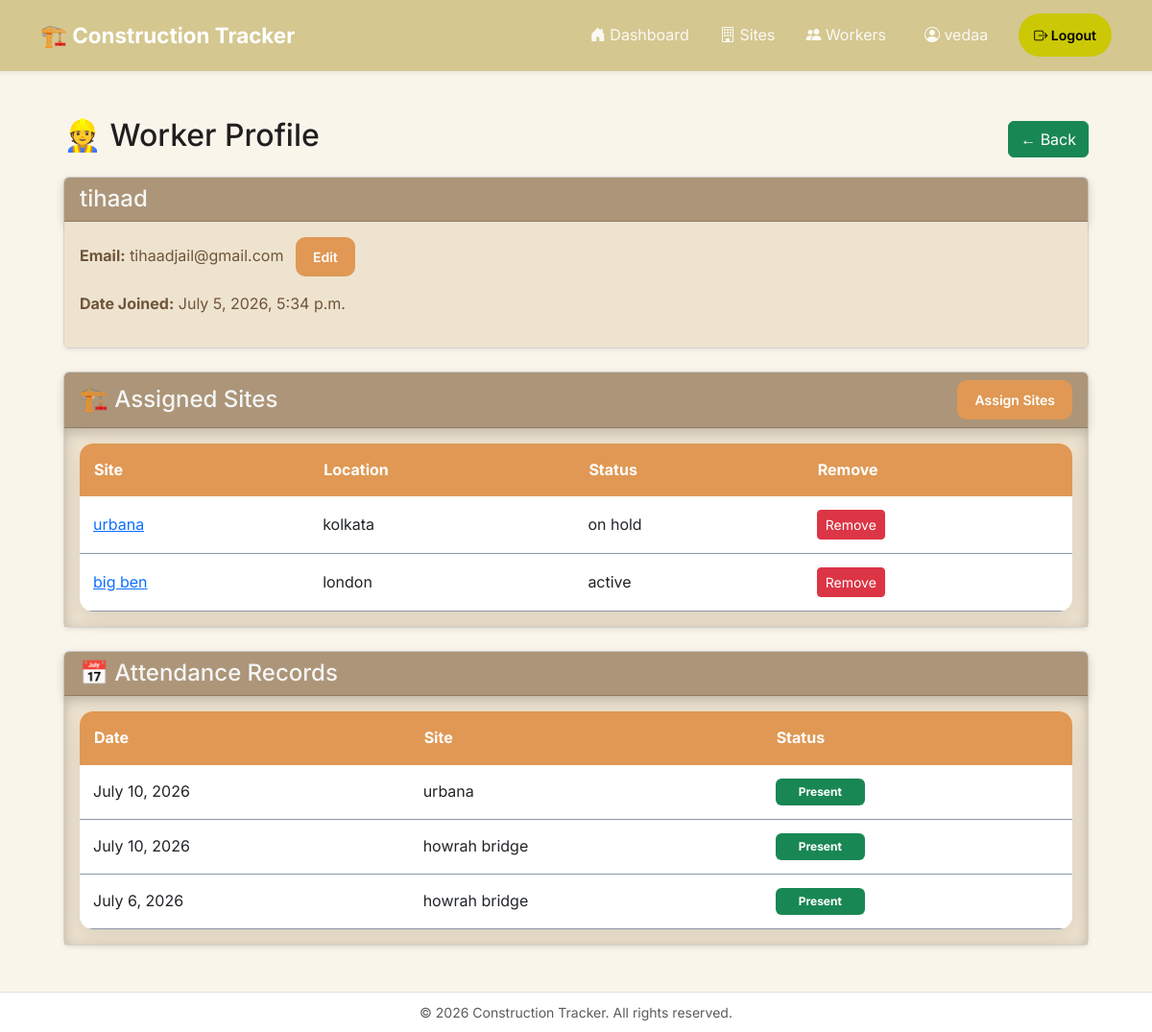
/dashboard/worker_list/3/ (signed in), run on the app's committed database.
### logs/models.py (models this page shows, shortened)
class Site(models.Model):
    STATUS_CHOICES=[
        ('active','Active'),
        ('on hold', 'On Hold'),
        ('completed', 'Completed'),
    ]
    status=models.CharField(max_length=20, choices=STATUS_CHOICES, default='active')
    name=models.CharField(max_length=200)
    location=models.CharField(max_length=200)
    start_date=models.DateField()
    company_name=models.CharField(max_length=200)
    created_by=models.ForeignKey(User, on_delete=models.CASCADE)
    created_at=models.DateTimeField(auto_now_add=True)
    workers=models.ManyToManyField(User, related_name='assigned_sites', blank=True)

class Attendance(models.Model):
    worker = models.ForeignKey(User, on_delete=models.CASCADE)
    worksite = models.ForeignKey(Site, on_delete=models.CASCADE)
    attendance_date = models.DateField()
    present_or_absent = models.BooleanField()
    marked_at = models.DateTimeField(default=timezone.now)
    class Meta:
        constraints = [
            models.UniqueConstraint(
                fields=["worker", "worksite", "attendance_date"],
                name="one_attendance_per_worker_site_day",
            )
        ]

### logs/views.py (the view)
# urls.py: path("dashboard/worker_list/<int:pk>/", views.worker_profile, name='worker_profile'),
@login_required
@manager_required
def worker_profile(request, pk):
    worker=get_object_or_404(User, pk=pk,userprofile__role='worker')
    assigned_sites=worker.assigned_sites.all()
    attendance_records=Attendance.objects.filter(worker=worker).select_related('worksite').order_by('-attendance_date')
    total_present=attendance_records.filter(present_or_absent=True).count()
    total_absent=attendance_records.filter(present_or_absent=False).count()
    context = {
        "worker": worker,
        "assigned_sites": assigned_sites,
        "attendance_records": attendance_records,
        "total_present": total_present,
        "total_absent": total_absent,
    }
    return render(request, "worker_profile.html", context)

### logs/context_processors.py (called while the page is built)
def user_role(request):
    role = None
    if request.user.is_authenticated and not request.user.is_superuser:
        profile = UserProfile.objects.filter(user=request.user).first()
        if profile:
            role = profile.role
    return {
        "user_role": role
    }

### logs/views.py (called while the page is built)
def manager_required(view_func):
    @wraps(view_func)
    @login_required
    def wrapped(request, *args, **kwargs):
        if request.user.is_superuser:
            return view_func(request, *args, **kwargs)
        profile = UserProfile.objects.filter(user=request.user).first()
        if profile is None or profile.role != "manager":
            raise PermissionDenied
        return view_func(request, *args, **kwargs)
    return wrapped

### logs/templates/worker_profile.html (shortened to what this page needs)
{% extends 'base.html' %}
{% block content %}
<div class="container-fluid px-4 mt-4">
    <div class="d-flex justify-content-between align-items-center mb-3">
        <h2>👷 Worker Profile</h2>
        <a href="{% url 'worker_list' %}" class="btn btn-success">
            ← Back
        </a>
    </div>
    <div class="card shadow-sm mb-4">
        <div class="card-header site-header">
            <h4 class="mb-0">{{ worker.username }}</h4>
        </div>
        <div class="card-body worker-profile-body">
            <p>
                <strong>Email:</strong>
                <span id="email-display">
                    {{ worker.email|default:"Not provided" }}
                </span>
                <button class="btn btn-sm site-btn ms-2"
                        onclick="document.getElementById('email-form').style.display='block'">
                    Edit
                </button>
            </p>
            <p class="mt-3">
                <strong>Date Joined:</strong>
                {{ worker.date_joined }}
            </p>
        </div>
    </div>
    <div class="card shadow-sm mb-4">
        <div class="card-header site-header d-flex justify-content-between align-items-center">
            <h4 class="mb-0">🏗️ Assigned Sites</h4>
            <a href="{% url 'assign_sites' worker.pk %}"
               class="btn site-btn btn-sm">
                Assign Sites
            </a>
        </div>
        <div class="card-body table-container assigned-sites-body">
            {% if assigned_sites %}
            <table class="logs-table">
                <thead>
                    <tr>
                        <th>Site</th>
                        <th>Location</th>
                        <th>Status</th>
                        <th>Remove</th>
                    </tr>
                </thead>
                <tbody>
                {% for site in assigned_sites %}
                    <tr>
                        <td>
                            <a href="{% url 'site_detail' site.pk %}">
                                {{ site.name }}
                            </a>
                        </td>
                        <td>{{ site.location }}</td>
                        <td>{{ site.status }}</td>
                        <td>
                            <form method="POST" action="{% url 'remove_assigned_site' worker.pk site.pk %}">
                                <button type="submit" class="btn btn-danger btn-sm">
                                    Remove
                                </button>
                            </form>
                    </tr>
                {% endfor %}
                </tbody>
            </table>
            {% else %}
            <p class="text-muted mb-0">
                No sites assigned to this worker.
            </p>
            {% endif %}
        </div>
    </div>
    <div class="card shadow-sm mb-4">
        <div class="card-header site-header">
            <h4 class="mb-0">📅 Attendance Records</h4>
        </div>
        <div class="card-body table-container attendance-records-body">
            {% if attendance_records %}
            <table class="logs-table">
                <thead>
                    <tr>
                        <th>Date</th>
                        <th>Site</th>
                        <th>Status</th>
                    </tr>
                </thead>
                <tbody>
                {% for attendance in attendance_records %}
                    <tr>
                        <td>{{ attendance.attendance_date }}</td>
                        <td>{{ attendance.worksite.name }}</td>
                        <td>
                            {% if attendance.present_or_absent %}
                                <span class="badge px-4 py-2 bg-success">
                                    Present
                                </span>
                            {% else %}
                                <span class="badge px-4 py-2 bg-danger">
                                    Absent
                                </span>
                            {% endif %}
                        </td>
                    </tr>
                {% endfor %}
                </tbody>
            </table>
            {% else %}
            <p class="text-muted mb-0">
                No attendance records available.
            </p>
            {% endif %}
        </div>
    </div>
</div>
{% endblock %}

### logs/templates/base.html (shortened to what this page needs)
{% load static %}
<!DOCTYPE html>
<html lang="en">
<head>
    <link href="https://cdn.jsdelivr.net/npm/bootstrap@5.3.0/dist/css/bootstrap.min.css" rel="stylesheet">
    <link rel="stylesheet"
        href="https://cdn.jsdelivr.net/npm/bootstrap-icons@1.11.3/font/bootstrap-icons.min.css">
    <link rel="stylesheet" href="{% static 'logs/style.css' %}">
</head>
<body>
    <nav class="navbar navbar-expand-lg navbar-dark custom-navbar shadow-sm">
        <div class="container">
            <a class="navbar-brand fw-bold" href="{% url 'dashboard' %}">
                🏗️ Construction Tracker
            </a>
            <div class="collapse navbar-collapse" id="navbarNav">
                <ul class="navbar-nav ms-auto align-items-lg-center">
                    {% if user.is_authenticated %}
                        {% if user.is_superuser or user_role == "manager" %}
                        <li class="nav-item">
                            <a class="nav-link px-3 {% if request.resolver_match.url_name == 'dashboard' %}active{% endif %}"
       href="{% url 'dashboard' %}">
                                <i class="bi bi-house-door-fill"></i>
                                Dashboard
                            </a>
                        </li>
                        <li class="nav-item">
                            <a class="nav-link px-3 {% if request.resolver_match.url_name == 'sites' %}active{% endif %}"
       href="{% url 'sites' %}">
                                <i class="bi bi-building"></i>
                                Sites
                            </a>
                        </li>
                        <li class="nav-item">
                            <a class="nav-link px-3 {% if request.resolver_match.url_name == 'worker_list' %}active{% endif %}"
       href="{% url 'worker_list' %}">
                                <i class="bi bi-people-fill"></i>
                                Workers
                            </a>
                        </li>
                        {% endif %}
                        <li class="nav-item mx-lg-3">
                            <span class="nav-link">
                                <i class="bi bi-person-circle"></i>
                                {{ user.username }}
                            </span>
                        </li>
                        <li class="nav-item ms-lg-2">
                            <form method="POST" action="{% url 'logout' %}">
                                <button class="btn btn-warning btn-sm rounded-pill px-3">
                                    <i class="bi bi-box-arrow-right"></i>
                                    Logout
                                </button>
                            </form>
                        </li>
                    {% endif %}
                </ul>
            </div>
        </div>
    </nav>
    <div class="container py-4">
<main>
        {% block content %}
        {% endblock %}
    </main>
    </div>
    <footer class="bg-white border-top py-2 mt-auto">
        <div class="container text-center">
            <small class="text-muted">
                © 2026 Construction Tracker. All rights reserved.
            </small>
        </div>
    </footer>
</body>
</html>

### logs/static/logs/style.css (style rules this page uses)
:root { --primary:#e09854; --primary-dark:#6F4727; --accent:#e9ce8c; --secondary:#d4c790; --bg:#a1b9e8; --card:#f7c1c1; --text:#201e1e; --muted:#0a3181; --border:#8f97a8; --radius:14px; }
.btn-warning { background:#cbc806; border:none; border-radius:12px; font-weight:600; padding:12px; }
body { background:var(--bg); color:var(--text); font-family:'Inter',sans-serif; line-height:1.6; }
.custom-navbar { background:var(--secondary); border:none; box-shadow:0 3px 12px rgba(0,0,0,.15); padding:14px 0; }
.custom-navbar .navbar-brand { font-weight:700; font-size:1.4rem; }
.custom-navbar .nav-link { color:white!important; opacity:.9; transition:.25s; }
.logs-table { border-collapse:collapse; width:100%; background:white; border-radius:14px; overflow:hidden; box-shadow:0 8px 20px rgba(0,0,0,.08); }
.logs-table th { background:var(--primary); color:white; padding:15px; }
.logs-table td { padding:14px; border-bottom:1px solid var(--border); }
.site-btn { background:var(--primary); color:white; border:none; border-radius:10px; padding:10px 18px; font-weight:600; transition:.25s; }
body { background-color: rgb(250, 245, 235); font-family: 'Inter', sans-serif; }
.site-header { background-color: rgb(172, 149, 120); color: whitesmoke; border-radius: 12px; box-shadow: 0 4px 12px rgba(0, 0, 0, 0.15); }
.worker-profile-body { background-color: #EEE3CF; color: rgb(110, 85, 58); }
.assigned-sites-body { background-color: #EEE3CF; box-shadow: inset 0 4px 14px rgba(0, 0, 0, 0.22); }
.attendance-records-body { background-color: #EEE3CF; box-shadow: inset 0 4px 14px rgba(0, 0, 0, 0.22); }
footer { position:relative; z-index:10; }

### data on the page
Site: name "urbana", location "kolkata", status "on hold"
Site: name "big ben", location "london", status "active"
Attendance: attendance_date "July 10, 2026", worksite.name "urbana", present_or_absent "Present"
Attendance: attendance_date "July 10, 2026", worksite.name "howrah bridge", present_or_absent "Present"
Attendance: attendance_date "July 6, 2026", worksite.name "howrah bridge", present_or_absent "Present"

### other printed values
{{ user.username }} "vedaa"
{{ worker.username }} "tihaad"
{{ worker.email|default:"Not provided" }} "tihaadjail@gmail.com"
{{ worker.date_joined }} "July 5, 2026, 5:34 p.m."
